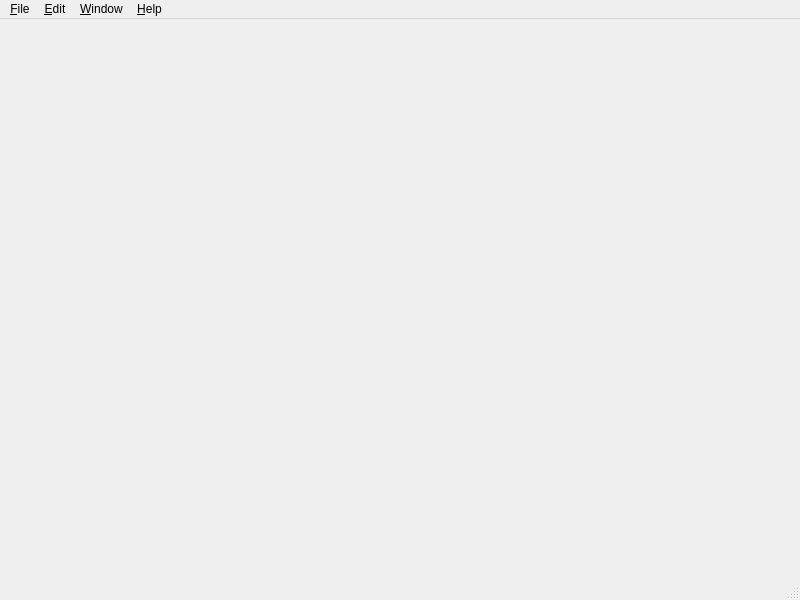
<?xml version="1.0" encoding="UTF-8"?>
<ui version="4.0">
 <class>MainWindow</class>
 <widget class="QMainWindow" name="MainWindow">
  <property name="geometry">
   <rect>
    <x>0</x>
    <y>0</y>
    <width>800</width>
    <height>600</height>
   </rect>
  </property>
  <property name="windowTitle">
   <string>QRodSystems[*]</string>
  </property>
  <property name="windowIcon">
   <iconset resource="../../resources/icons/icons.qrc">
    <normaloff>:/icons/3d-modeling.svg</normaloff>:/icons/3d-modeling.svg</iconset>
  </property>
  <widget class="QWidget" name="centralWidget"/>
  <widget class="QMenuBar" name="menuBar">
   <property name="geometry">
    <rect>
     <x>0</x>
     <y>0</y>
     <width>800</width>
     <height>27</height>
    </rect>
   </property>
   <widget class="QMenu" name="menuWindow">
    <property name="title">
     <string>&amp;Window</string>
    </property>
   </widget>
   <widget class="QMenu" name="menuFile">
    <property name="title">
     <string>&amp;File</string>
    </property>
    <widget class="QMenu" name="menuRecentProjects">
     <property name="title">
      <string>Recent</string>
     </property>
    </widget>
    <addaction name="separator"/>
    <addaction name="actionNewProject"/>
    <addaction name="actionOpenProject"/>
    <addaction name="menuRecentProjects"/>
    <addaction name="separator"/>
    <addaction name="actionSaveProject"/>
    <addaction name="actionSaveAsProject"/>
    <addaction name="separator"/>
    <addaction name="actionExit"/>
   </widget>
   <widget class="QMenu" name="menuEdit">
    <property name="title">
     <string>&amp;Edit</string>
    </property>
    <addaction name="actionUndo"/>
    <addaction name="actionRedo"/>
    <addaction name="actionRepeatLastCommand"/>
    <addaction name="separator"/>
    <addaction name="actionCut"/>
    <addaction name="actionCopy"/>
    <addaction name="actionPaste"/>
    <addaction name="separator"/>
    <addaction name="actionRebuild"/>
   </widget>
   <widget class="QMenu" name="menuHelp">
    <property name="title">
     <string>&amp;Help</string>
    </property>
    <addaction name="actionAboutQt"/>
    <addaction name="actionAboutProgram"/>
   </widget>
   <addaction name="menuFile"/>
   <addaction name="menuEdit"/>
   <addaction name="menuWindow"/>
   <addaction name="menuHelp"/>
  </widget>
  <widget class="QStatusBar" name="statusBar"/>
  <action name="actionNewProject">
   <property name="icon">
    <iconset resource="../../resources/icons/icons.qrc">
     <normaloff>:/icons/document-new.svg</normaloff>:/icons/document-new.svg</iconset>
   </property>
   <property name="text">
    <string>&amp;New</string>
   </property>
   <property name="shortcut">
    <string>Ctrl+N</string>
   </property>
  </action>
  <action name="actionOpenProject">
   <property name="icon">
    <iconset resource="../../resources/icons/icons.qrc">
     <normaloff>:/icons/document-open.svg</normaloff>:/icons/document-open.svg</iconset>
   </property>
   <property name="text">
    <string>&amp;Open...</string>
   </property>
   <property name="shortcut">
    <string>Ctrl+O</string>
   </property>
  </action>
  <action name="actionSaveProject">
   <property name="text">
    <string>Save</string>
   </property>
   <property name="shortcut">
    <string>Ctrl+S</string>
   </property>
  </action>
  <action name="actionSaveAsProject">
   <property name="icon">
    <iconset resource="../../resources/icons/icons.qrc">
     <normaloff>:/icons/document-save-as.svg</normaloff>:/icons/document-save-as.svg</iconset>
   </property>
   <property name="text">
    <string>Save &amp;As...</string>
   </property>
   <property name="shortcut">
    <string>Ctrl+Shift+S</string>
   </property>
  </action>
  <action name="actionExit">
   <property name="text">
    <string>&amp;Exit</string>
   </property>
   <property name="shortcut">
    <string>Ctrl+Q</string>
   </property>
  </action>
  <action name="actionAboutQt">
   <property name="text">
    <string>About &amp;Qt</string>
   </property>
  </action>
  <action name="actionAboutProgram">
   <property name="text">
    <string>About &amp;Program</string>
   </property>
  </action>
  <action name="actionUndo">
   <property name="text">
    <string>&amp;Undo</string>
   </property>
   <property name="shortcut">
    <string>Ctrl+Z</string>
   </property>
  </action>
  <action name="actionRedo">
   <property name="text">
    <string>&amp;Redo</string>
   </property>
   <property name="shortcut">
    <string>Ctrl+Shift+Z</string>
   </property>
  </action>
  <action name="actionRepeatLastCommand">
   <property name="text">
    <string>&amp;Repeat Last Command</string>
   </property>
  </action>
  <action name="actionCut">
   <property name="icon">
    <iconset resource="../../resources/icons/icons.qrc">
     <normaloff>:/icons/edit-cut.svg</normaloff>:/icons/edit-cut.svg</iconset>
   </property>
   <property name="text">
    <string>&amp;Cut</string>
   </property>
   <property name="shortcut">
    <string>Ctrl+X</string>
   </property>
  </action>
  <action name="actionCopy">
   <property name="icon">
    <iconset resource="../../resources/icons/icons.qrc">
     <normaloff>:/icons/edit-copy.svg</normaloff>:/icons/edit-copy.svg</iconset>
   </property>
   <property name="text">
    <string>&amp;Copy</string>
   </property>
   <property name="shortcut">
    <string>Ctrl+C</string>
   </property>
  </action>
  <action name="actionPaste">
   <property name="icon">
    <iconset resource="../../resources/icons/icons.qrc">
     <normaloff>:/icons/edit-paste.svg</normaloff>:/icons/edit-paste.svg</iconset>
   </property>
   <property name="text">
    <string>&amp;Paste</string>
   </property>
   <property name="shortcut">
    <string>Ctrl+V</string>
   </property>
  </action>
  <action name="actionRebuild">
   <property name="text">
    <string>&amp;Rebuild</string>
   </property>
   <property name="shortcut">
    <string>Ctrl+B</string>
   </property>
  </action>
  <action name="actionw">
   <property name="text">
    <string>w</string>
   </property>
  </action>
 </widget>
 <resources>
  <include location="../../resources/icons/icons.qrc"/>
 </resources>
 <connections/>
</ui>
